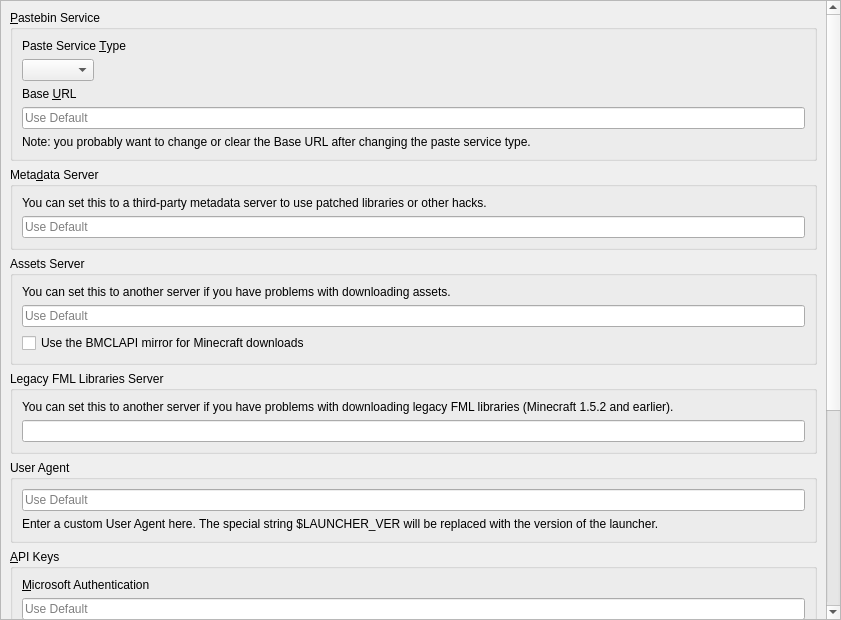
<?xml version="1.0" encoding="UTF-8"?>
<ui version="4.0">
 <class>APIPage</class>
 <widget class="QWidget" name="APIPage">
  <property name="geometry">
   <rect>
    <x>0</x>
    <y>0</y>
    <width>841</width>
    <height>620</height>
   </rect>
  </property>
  <layout class="QVBoxLayout" name="verticalLayout_2">
   <property name="leftMargin">
    <number>0</number>
   </property>
   <property name="topMargin">
    <number>0</number>
   </property>
   <property name="rightMargin">
    <number>0</number>
   </property>
   <property name="bottomMargin">
    <number>0</number>
   </property>
   <item>
    <widget class="QScrollArea" name="scrollArea">
     <property name="widgetResizable">
      <bool>true</bool>
     </property>
     <widget class="QWidget" name="scrollAreaWidgetContents">
      <property name="geometry">
       <rect>
        <x>0</x>
        <y>-262</y>
        <width>820</width>
        <height>908</height>
       </rect>
      </property>
      <layout class="QVBoxLayout" name="verticalLayout">
       <item>
        <widget class="QGroupBox" name="groupBox_paste">
         <property name="title">
          <string>&amp;Pastebin Service</string>
         </property>
         <layout class="QVBoxLayout" name="verticalLayout_3">
          <item>
           <widget class="QLabel" name="pasteServiceTypeLabel">
            <property name="text">
             <string>Paste Service &amp;Type</string>
            </property>
            <property name="buddy">
             <cstring>pasteTypeComboBox</cstring>
            </property>
           </widget>
          </item>
          <item>
           <widget class="QComboBox" name="pasteTypeComboBox">
            <property name="sizePolicy">
             <sizepolicy hsizetype="Maximum" vsizetype="Fixed">
              <horstretch>0</horstretch>
              <verstretch>0</verstretch>
             </sizepolicy>
            </property>
           </widget>
          </item>
          <item>
           <widget class="QLabel" name="baseURLLabel">
            <property name="text">
             <string>Base &amp;URL</string>
            </property>
            <property name="buddy">
             <cstring>baseURLEntry</cstring>
            </property>
           </widget>
          </item>
          <item>
           <widget class="QLineEdit" name="baseURLEntry">
            <property name="placeholderText">
             <string>Use Default</string>
            </property>
            <property name="clearButtonEnabled">
             <bool>true</bool>
            </property>
           </widget>
          </item>
          <item>
           <widget class="QLabel" name="baseURLNote">
            <property name="text">
             <string>Note: you probably want to change or clear the Base URL after changing the paste service type.</string>
            </property>
            <property name="wordWrap">
             <bool>true</bool>
            </property>
           </widget>
          </item>
         </layout>
        </widget>
       </item>
       <item>
        <widget class="QGroupBox" name="groupBox_meta">
         <property name="title">
          <string>Meta&amp;data Server</string>
         </property>
         <layout class="QVBoxLayout" name="verticalLayout_5">
          <item>
           <widget class="QLabel" name="label_6">
            <property name="text">
             <string>You can set this to a third-party metadata server to use patched libraries or other hacks.</string>
            </property>
            <property name="textFormat">
             <enum>Qt::RichText</enum>
            </property>
            <property name="wordWrap">
             <bool>true</bool>
            </property>
            <property name="openExternalLinks">
             <bool>true</bool>
            </property>
           </widget>
          </item>
          <item>
           <widget class="QLineEdit" name="metaURL">
            <property name="placeholderText">
             <string>Use Default</string>
            </property>
           </widget>
          </item>
         </layout>
        </widget>
       </item>
       <item>
        <widget class="QGroupBox" name="groupBox_assets">
         <property name="title">
          <string>Assets Server</string>
         </property>
         <layout class="QVBoxLayout" name="verticalLayout_6">
          <item>
           <widget class="QLabel" name="label_7">
            <property name="text">
             <string>You can set this to another server if you have problems with downloading assets.</string>
            </property>
            <property name="textFormat">
             <enum>Qt::RichText</enum>
            </property>
            <property name="wordWrap">
             <bool>true</bool>
            </property>
            <property name="openExternalLinks">
             <bool>true</bool>
            </property>
           </widget>
          </item>
          <item>
           <widget class="QLineEdit" name="resourceURL">
            <property name="placeholderText">
             <string>Use Default</string>
            </property>
           </widget>
          </item>
          <item>
           <widget class="QCheckBox" name="bmclapiRedirect">
            <property name="toolTip">
             <string>Redirects downloads from Mojang and MinecraftForge servers to bmclapi2.bangbang93.com. Faster in China; can be toggled off if the mirror misbehaves.</string>
            </property>
            <property name="text">
             <string>Use the BMCLAPI mirror for Minecraft downloads</string>
            </property>
           </widget>
          </item>
         </layout>
        </widget>
       </item>
       <item>
        <widget class="QGroupBox" name="groupBox_fmllibs">
         <property name="title">
          <string>Legacy FML Libraries Server</string>
         </property>
         <layout class="QVBoxLayout" name="verticalLayout_8">
          <item>
           <widget class="QLabel" name="label">
            <property name="text">
             <string>You can set this to another server if you have problems with downloading legacy FML libraries (Minecraft 1.5.2 and earlier).</string>
            </property>
            <property name="textFormat">
             <enum>Qt::RichText</enum>
            </property>
            <property name="wordWrap">
             <bool>true</bool>
            </property>
            <property name="openExternalLinks">
             <bool>true</bool>
            </property>
           </widget>
          </item>
          <item>
           <widget class="QLineEdit" name="legacyFMLLibsURL"/>
          </item>
         </layout>
        </widget>
       </item>
       <item>
        <widget class="QGroupBox" name="groupBox_ua">
         <property name="minimumSize">
          <size>
           <width>0</width>
           <height>0</height>
          </size>
         </property>
         <property name="title">
          <string>User Agent</string>
         </property>
         <layout class="QVBoxLayout" name="verticalLayout_7">
          <item>
           <widget class="QLineEdit" name="userAgentLineEdit">
            <property name="placeholderText">
             <string>Use Default</string>
            </property>
           </widget>
          </item>
          <item>
           <widget class="QLabel" name="userAgentLabel">
            <property name="text">
             <string>Enter a custom User Agent here. The special string $LAUNCHER_VER will be replaced with the version of the launcher.</string>
            </property>
            <property name="wordWrap">
             <bool>true</bool>
            </property>
           </widget>
          </item>
         </layout>
        </widget>
       </item>
       <item>
        <widget class="QGroupBox" name="groupBox_msa">
         <property name="title">
          <string>&amp;API Keys</string>
         </property>
         <layout class="QVBoxLayout" name="verticalLayout_4">
          <item>
           <widget class="QLabel" name="msaClientIDLabel">
            <property name="text">
             <string>&amp;Microsoft Authentication</string>
            </property>
            <property name="textFormat">
             <enum>Qt::RichText</enum>
            </property>
            <property name="wordWrap">
             <bool>true</bool>
            </property>
            <property name="openExternalLinks">
             <bool>true</bool>
            </property>
            <property name="buddy">
             <cstring>msaClientID</cstring>
            </property>
           </widget>
          </item>
          <item>
           <widget class="QLineEdit" name="msaClientID">
            <property name="placeholderText">
             <string>Use Default</string>
            </property>
           </widget>
          </item>
          <item>
           <widget class="QLabel" name="label_3">
            <property name="text">
             <string>Note: you probably don't need to set this if logging in via Microsoft Authentication already works.</string>
            </property>
            <property name="textFormat">
             <enum>Qt::RichText</enum>
            </property>
            <property name="wordWrap">
             <bool>true</bool>
            </property>
           </widget>
          </item>
          <item>
           <spacer name="verticalSpacer">
            <property name="orientation">
             <enum>Qt::Vertical</enum>
            </property>
            <property name="sizeType">
             <enum>QSizePolicy::Fixed</enum>
            </property>
            <property name="sizeHint" stdset="0">
             <size>
              <width>0</width>
              <height>6</height>
             </size>
            </property>
           </spacer>
          </item>
          <item>
           <widget class="QLabel" name="modrinthTokenLabel">
            <property name="text">
             <string>Mod&amp;rinth</string>
            </property>
            <property name="textFormat">
             <enum>Qt::RichText</enum>
            </property>
            <property name="wordWrap">
             <bool>true</bool>
            </property>
            <property name="openExternalLinks">
             <bool>true</bool>
            </property>
            <property name="buddy">
             <cstring>modrinthToken</cstring>
            </property>
           </widget>
          </item>
          <item>
           <widget class="QLineEdit" name="modrinthToken">
            <property name="enabled">
             <bool>true</bool>
            </property>
            <property name="placeholderText">
             <string>Use None</string>
            </property>
           </widget>
          </item>
          <item>
           <widget class="QLabel" name="label_8">
            <property name="text">
             <string>&lt;html&gt;&lt;head/&gt;&lt;body&gt;&lt;p&gt;Note: you only need to set this to access private data. Read the &lt;a href=&quot;https://docs.modrinth.com/api/#authentication&quot;&gt;documentation&lt;/a&gt; for more information.&lt;/p&gt;&lt;/body&gt;&lt;/html&gt;</string>
            </property>
            <property name="wordWrap">
             <bool>true</bool>
            </property>
            <property name="openExternalLinks">
             <bool>true</bool>
            </property>
           </widget>
          </item>
          <item>
           <spacer name="verticalSpacer_4">
            <property name="orientation">
             <enum>Qt::Vertical</enum>
            </property>
            <property name="sizeType">
             <enum>QSizePolicy::Fixed</enum>
            </property>
            <property name="sizeHint" stdset="0">
             <size>
              <width>0</width>
              <height>6</height>
             </size>
            </property>
           </spacer>
          </item>
          <item>
           <widget class="QLabel" name="flameKeyLabel">
            <property name="text">
             <string>&amp;CurseForge</string>
            </property>
            <property name="textFormat">
             <enum>Qt::RichText</enum>
            </property>
            <property name="wordWrap">
             <bool>true</bool>
            </property>
            <property name="openExternalLinks">
             <bool>true</bool>
            </property>
            <property name="buddy">
             <cstring>flameKey</cstring>
            </property>
           </widget>
          </item>
          <item>
           <layout class="QGridLayout" name="flameKeyLayout">
            <item row="0" column="0">
             <widget class="QLineEdit" name="flameKey">
              <property name="enabled">
              <bool>true</bool>
              </property>
              <property name="placeholderText">
              <string>Use Default</string>
              </property>
             </widget>
            </item>
            <item row="0" column="1">
             <widget class="QPushButton" name="fetchKeyButton">
              <property name="text">
               <string>Fetch Official Launcher's Key</string>
              </property>
             </widget>
            </item>
           </layout>
          </item>
          <item>
           <widget class="QLabel" name="label_10">
            <property name="text">
             <string>&lt;span style=&quot;font-weight:700;&quot;&gt;Using the official CurseForge app's API key may break CurseForge's terms of service but should allow Fjord Launcher to download all mods in a modpack without you needing to download any of them manually.&lt;/span&gt;</string>
            </property>
            <property name="wordWrap">
             <bool>true</bool>
            </property>
           </widget>
          </item>
          <item>
           <widget class="QCheckBox" name="FallbackMRBlockedMods">
            <property name="text">
             <string>Enable fallback to Modrinth for blocked mods</string>
            </property>
           </widget>
          </item>
          <item>
           <spacer name="verticalSpacer_3">
            <property name="orientation">
             <enum>Qt::Vertical</enum>
            </property>
            <property name="sizeType">
             <enum>QSizePolicy::Fixed</enum>
            </property>
            <property name="sizeHint" stdset="0">
             <size>
              <width>0</width>
              <height>6</height>
             </size>
            </property>
           </spacer>
          </item>
          <item>
           <widget class="QLabel" name="label_12">
            <property name="text">
             <string>&amp;Technic</string>
            </property>
            <property name="buddy">
             <cstring>technicClientID</cstring>
            </property>
           </widget>
          </item>
          <item>
           <widget class="QLineEdit" name="technicClientID">
            <property name="placeholderText">
             <string>Use Default</string>
            </property>
           </widget>
          </item>
          <item>
           <widget class="QLabel" name="label_11">
            <property name="text">
             <string>&lt;html&gt;&lt;head/&gt;&lt;body&gt;&lt;p&gt;Note: you only need to set this to access private data.&lt;/p&gt;&lt;/body&gt;&lt;/html&gt;</string>
            </property>
            <property name="wordWrap">
             <bool>true</bool>
            </property>
           </widget>
          </item>
         </layout>
        </widget>
       </item>
       <item>
        <spacer name="verticalSpacer_2">
         <property name="orientation">
          <enum>Qt::Vertical</enum>
         </property>
         <property name="sizeHint" stdset="0">
          <size>
           <width>0</width>
           <height>0</height>
          </size>
         </property>
        </spacer>
       </item>
      </layout>
     </widget>
    </widget>
   </item>
  </layout>
 </widget>
 <resources/>
 <connections/>
</ui>
